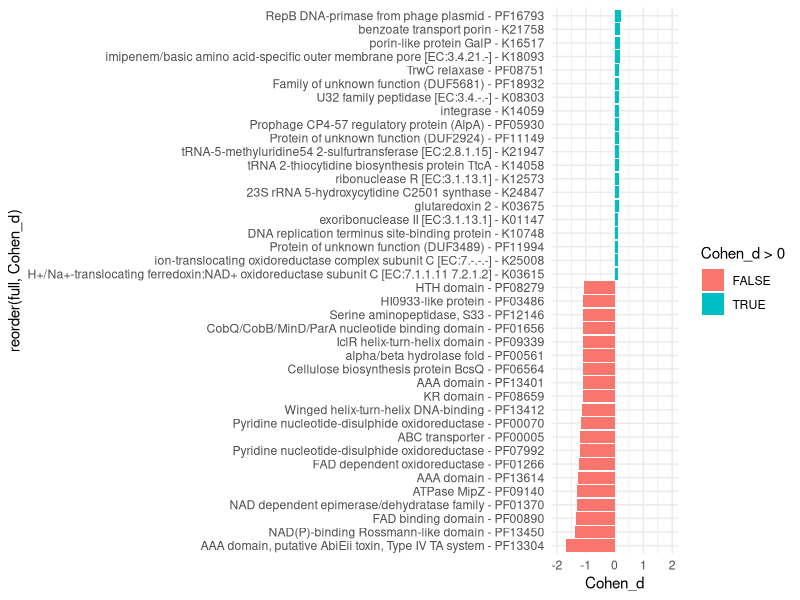
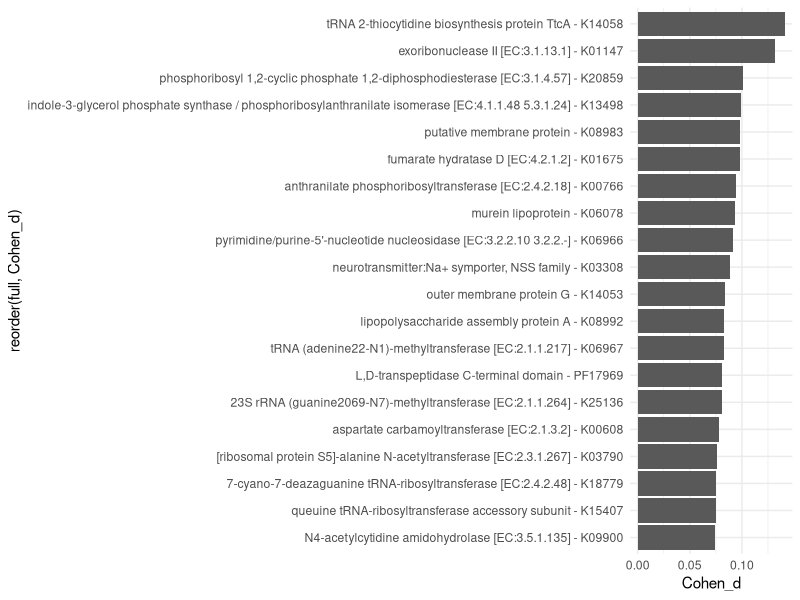

Source code (R) for these figures, in order:
library(dplyr)
library(tibble)
library(ggplot2)

df_descriptions = read.csv('PFAM_NCBIFAM_KOFAM_entries.tsv', sep = '\t')

df_pfam = read.csv('pfam_t_test.tsv', sep = '\t')
df_kofam = read.csv('kofam_t_test.tsv', sep = '\t')
df_ncbifam = read.csv('ncbifam_t_test.tsv', sep = '\t')
df_pfam = df_pfam %>% rename(profile = PFAM)
df_kofam = df_kofam %>% rename(profile = KO)
df_ncbifam = df_ncbifam %>% rename(profile = NCBIFam)
df_all = rbind(df_pfam, df_kofam) %>% left_join(df_descriptions, by = join_by(profile == Accession)) %>% mutate(full =
                                                                                                                   paste(Name, '-', profile))

df_all = df_all %>% arrange(desc(Cohen_d), q)
df_all_top = rbind(head(df_all,20), tail(df_all,20))


df_exclusive_meta = rbind(df_pfam, df_kofam) %>% filter(Meta_n >=
                                                                      100 &
                                                                      Isolate_n == 0 &
                                                                      q < 0.05) %>% left_join(df_descriptions, by = join_by(profile == Accession)) %>% mutate(full =
                                                                                                                                                                paste(Name, '-', profile)) %>% arrange(desc(Cohen_d), q)

p1 = ggplot(df_all_top, aes(Cohen_d, reorder(full, Cohen_d), fill = Cohen_d >
                          0)) +
  geom_bar(stat = 'identity') +
  scale_x_continuous(breaks = seq(-2, 2, by = 1), limits = c(-2, 2))+
theme_minimal()

p2 = ggplot(head(df_exclusive_meta,20), aes(Cohen_d, reorder(full, Cohen_d))) +
  geom_bar(stat = 'identity')+
theme_minimal()

print(p1)
print(p2)
